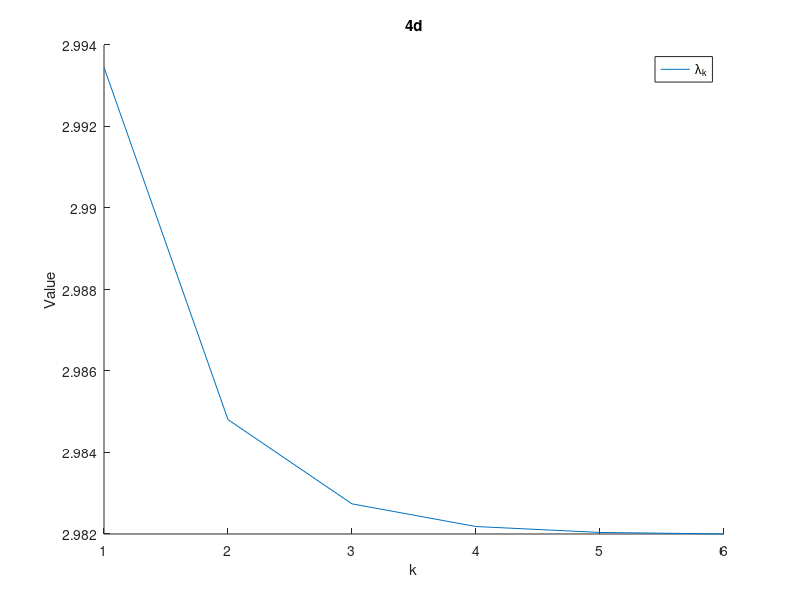

Write MATLAB code to recreate this figure.
gcf
hold on;

clear;
load('powerMatrix.mat');

k = 0;
vector_k = randn(100, 1);
vector_k_1 = vector_k;
lambda_k = transpose(vector_k)*A*vector_k;
lambda_k_1 = transpose(vector_k)*A*vector_k;
lambda_audit = [];
alpha = 3;

while true
    % statements here
    % if ~WhileCondition, break ; end
    lambda_k_1 = lambda_k;
    vector_k_1 = vector_k;

    vector_k = (A - alpha * eye(size(A)))\vector_k_1;
    vector_k = vector_k/norm(vector_k);
    lambda_k = transpose(vector_k)*A*vector_k;

    lambda_audit = [lambda_audit, lambda_k];
    k = k + 1;
  
    if abs(lambda_k_1 - lambda_k) < 10^-4
        break;
    end
end

plot(1:1:k, lambda_audit);

title("4d");
legend({ ...
    '\lambda_k', ...
});
xlabel("k");
ylabel("Value");

hold off;
saveas(gcf, "DevamSisodraker_4d.jpg", "jpg");
lambda_k